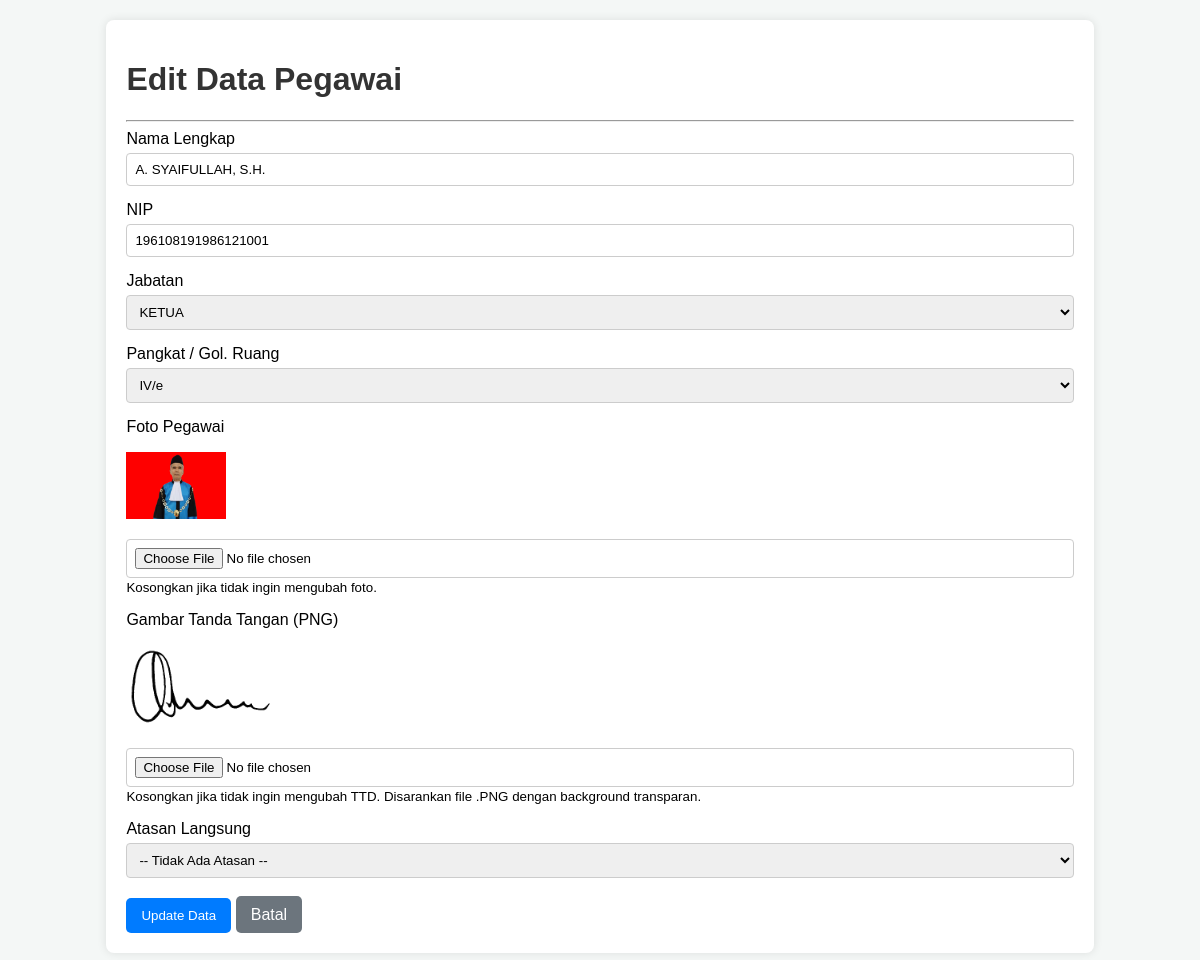
Screenshot of /admin/edit_pegawai.php?id=1 with the database file from the repository.
### tables this page shows
CREATE TABLE `pegawai` (
  `id` int(11) NOT NULL,
  `nama_lengkap` varchar(150) NOT NULL,
  `nip` varchar(20) NOT NULL,
  `id_jabatan` int(11) DEFAULT NULL,
  `id_golongan` int(11) DEFAULT NULL,
  `unit_kerja` varchar(100) DEFAULT NULL,
  `tanggal_lahir` date DEFAULT NULL,
  `foto` varchar(255) DEFAULT NULL,
  `id_atasan` int(11) DEFAULT NULL,
  `ttd_image` varchar(255) DEFAULT NULL
);

CREATE TABLE `jabatan` (
  `id` int(11) NOT NULL,
  `nama_jabatan` varchar(150) NOT NULL
);

CREATE TABLE `golongan` (
  `id` int(11) NOT NULL,
  `nama_golongan` varchar(50) NOT NULL
);

### admin/edit_pegawai.php (the view, shortened to what this page needs)
<?php
include '../koneksi.php';
$id = $_GET['id'];
$pegawai = mysqli_fetch_assoc(mysqli_query($koneksi, "SELECT * FROM pegawai WHERE id = $id"));
$query_jabatan = "SELECT * FROM jabatan ORDER BY id ASC";
$result_jabatan = mysqli_query($koneksi, $query_jabatan);
$query_golongan = "SELECT * FROM golongan ORDER BY id DESC";
$result_golongan = mysqli_query($koneksi, $query_golongan);
?>
<!DOCTYPE html>
<html>
<head>
</head></head>
<body>
    <div class="container">
        <h1>Edit Data Pegawai</h1>
        <hr>
        <form action="" method="POST" enctype="multipart/form-data">
            <div class="form-group">
                <label for="nama_lengkap">Nama Lengkap</label>
                <input type="text" id="nama_lengkap" name="nama_lengkap" value="<?php echo htmlspecialchars($pegawai['nama_lengkap']); ?>" required>
            </div>
            <div class="form-group">
                <label for="nip">NIP</label>
                <input type="text" id="nip" name="nip" value="<?php echo htmlspecialchars($pegawai['nip']); ?>" required>
            </div>
            <div class="form-group">
                <label for="id_jabatan">Jabatan</label>
                <select name="id_jabatan" id="id_jabatan" required>
                    <?php while($jabatan = mysqli_fetch_assoc($result_jabatan)): ?>
                        <option value="<?php echo $jabatan['id']; ?>" <?php if($pegawai['id_jabatan'] == $jabatan['id']) echo 'selected'; ?>>
                            <?php echo htmlspecialchars($jabatan['nama_jabatan']); ?>
                        </option>
                    <?php endwhile; ?>
                </select>
            </div>
            <div class="form-group">
                <label for="id_golongan">Pangkat / Gol. Ruang</label>
                <select name="id_golongan" id="id_golongan">
                    <?php while($golongan = mysqli_fetch_assoc($result_golongan)): ?>
                        <option value="<?php echo $golongan['id']; ?>" <?php if($pegawai['id_golongan'] == $golongan['id']) echo 'selected'; ?>>
                            <?php echo htmlspecialchars($golongan['nama_golongan']); ?>
                        </option>
                    <?php endwhile; ?>
                </select>
            </div>
            <div class="form-group">
                <label for="foto">Foto Pegawai</label>
                <?php if ($pegawai['foto']): ?>
                    <p><img src="../uploads/<?php echo htmlspecialchars($pegawai['foto']); ?>" width="100" alt="Foto"></p>
                <?php endif; ?>
                <input type="file" id="foto" name="foto">
                <small>Kosongkan jika tidak ingin mengubah foto.</small>
            </div>
            <div class="form-group">
                <label for="ttd">Gambar Tanda Tangan (PNG)</label>
                <?php if ($pegawai['ttd_image']): ?>
                    <p><img src="../uploads/ttd/<?php echo htmlspecialchars($pegawai['ttd_image']); ?>" width="150" alt="Tanda Tangan"></p>
                <?php endif; ?>
                <input type="file" id="ttd" name="ttd" accept="image/png">
                <small>Kosongkan jika tidak ingin mengubah TTD. Disarankan file .PNG dengan background transparan.</small>
            </div>
            <div class="form-group">
                <label for="id_atasan">Atasan Langsung</label>
                <select name="id_atasan" id="id_atasan">
                    <option value="">-- Tidak Ada Atasan --</option>
                </select>
            </div>
            <div class="btn-group">
                <button type="submit" class="btn btn-primary">Update Data</button>
                <a href="manajemen_pegawai.php" class="btn btn-secondary">Batal</a>
            </div>
        </form>
    </div>
</body>
</html>

### admin/edit_pegawai.php (style rules this page uses)
body { font-family: sans-serif; background-color: #f4f7f6; }
.container { width: 80%; margin: 20px auto; background-color: white; padding: 20px; border-radius: 8px; box-shadow: 0 0 10px rgba(0,0,0,0.1); }
h1 { color: #333; }
.form-group { margin-bottom: 15px; }
.form-group label { display: block; margin-bottom: 5px; }
.form-group input, .form-group select { width: 100%; padding: 8px; box-sizing: border-box; border: 1px solid #ccc; border-radius: 4px; }
.btn-group { margin-top: 20px; }
.btn { padding: 10px 15px; text-decoration: none; border-radius: 5px; border: none; cursor: pointer; }
.btn-primary { background-color: #007bff; color: white; }
.btn-secondary { background-color: #6c757d; color: white; }

### rows the page displays
pegawai: nama_lengkap "A. SYAIFULLAH, S.H.", nip "196108191986121001", id_jabatan "KETUA", id_golongan "IV/e", foto (picture), ttd_image (picture)
